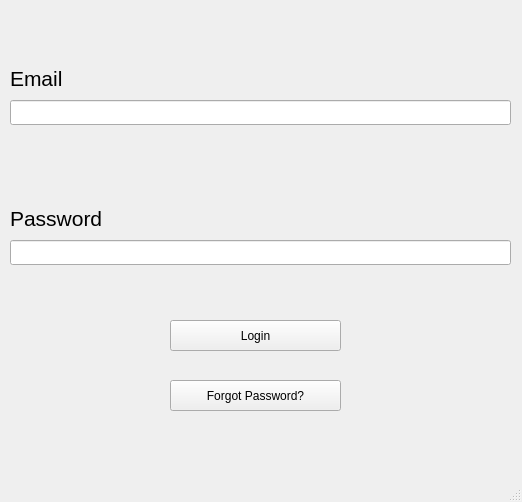
<?xml version="1.0" encoding="UTF-8"?>
<ui version="4.0">
 <class>MainWindow</class>
 <widget class="QMainWindow" name="MainWindow">
  <property name="geometry">
   <rect>
    <x>0</x>
    <y>0</y>
    <width>522</width>
    <height>502</height>
   </rect>
  </property>
  <property name="windowTitle">
   <string>Login</string>
  </property>
  <widget class="QWidget" name="centralwidget">
   <widget class="QLineEdit" name="emailText">
    <property name="geometry">
     <rect>
      <x>10</x>
      <y>100</y>
      <width>501</width>
      <height>25</height>
     </rect>
    </property>
   </widget>
   <widget class="QLineEdit" name="passwordText">
    <property name="geometry">
     <rect>
      <x>10</x>
      <y>240</y>
      <width>501</width>
      <height>25</height>
     </rect>
    </property>
   </widget>
   <widget class="QPushButton" name="loginButton">
    <property name="geometry">
     <rect>
      <x>170</x>
      <y>320</y>
      <width>171</width>
      <height>31</height>
     </rect>
    </property>
    <property name="text">
     <string>Login</string>
    </property>
   </widget>
   <widget class="QPushButton" name="forgotButton">
    <property name="geometry">
     <rect>
      <x>170</x>
      <y>380</y>
      <width>171</width>
      <height>31</height>
     </rect>
    </property>
    <property name="text">
     <string>Forgot Password?</string>
    </property>
   </widget>
   <widget class="QLabel" name="label">
    <property name="geometry">
     <rect>
      <x>10</x>
      <y>70</y>
      <width>91</width>
      <height>17</height>
     </rect>
    </property>
    <property name="font">
     <font>
      <pointsize>16</pointsize>
     </font>
    </property>
    <property name="text">
     <string>Email</string>
    </property>
   </widget>
   <widget class="QLabel" name="label_2">
    <property name="geometry">
     <rect>
      <x>10</x>
      <y>210</y>
      <width>91</width>
      <height>17</height>
     </rect>
    </property>
    <property name="font">
     <font>
      <pointsize>16</pointsize>
     </font>
    </property>
    <property name="text">
     <string>Password</string>
    </property>
   </widget>
  </widget>
  <widget class="QMenuBar" name="menubar">
   <property name="geometry">
    <rect>
     <x>0</x>
     <y>0</y>
     <width>522</width>
     <height>22</height>
    </rect>
   </property>
  </widget>
  <widget class="QStatusBar" name="statusbar"/>
 </widget>
 <resources/>
 <connections/>
</ui>
